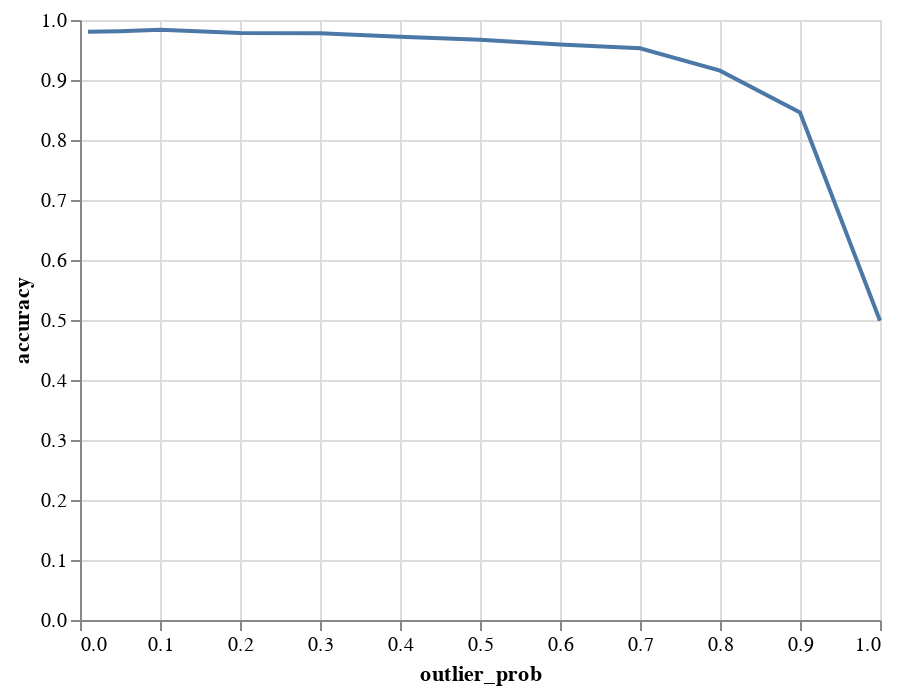

This figure's notebook cell:
### Code cell
alt.Chart(df_rnn).mark_line().encode(x='outlier_prob', y='accuracy')

### Figure 1 — Vega-Lite specification as saved in the notebook (floating-point values rounded to 4 significant figures)
{"config": {"view": {"continuousWidth": 400, "continuousHeight": 300}}, "data": {"name": "data-c709d1eca9c36215a4b573bff23d24b3"}, "mark": "line", "encoding": {"x": {"type": "quantitative", "field": "outlier_prob"}, "y": {"type": "quantitative", "field": "accuracy"}}, "$schema": "https://vega.github.io/schema/vega-lite/v4.8.1.json", "datasets": {"data-c709d1eca9c36215a4b573bff23d24b3": [{"outlier_prob": 0.01, "accuracy": 0.9805}, {"outlier_prob": 0.05, "accuracy": 0.9814}, {"outlier_prob": 0.1, "accuracy": 0.9837}, {"outlier_prob": 0.2, "accuracy": 0.9785}, {"outlier_prob": 0.3, "accuracy": 0.9778}, {"outlier_prob": 0.4, "accuracy": 0.9721}, {"outlier_prob": 0.5, "accuracy": 0.9671}, {"outlier_prob": 0.6, "accuracy": 0.9591}, {"outlier_prob": 0.7, "accuracy": 0.953}, {"outlier_prob": 0.8, "accuracy": 0.9155}, {"outlier_prob": 0.9, "accuracy": 0.8458}, {"outlier_prob": 1.0, "accuracy": 0.4986}]}}
